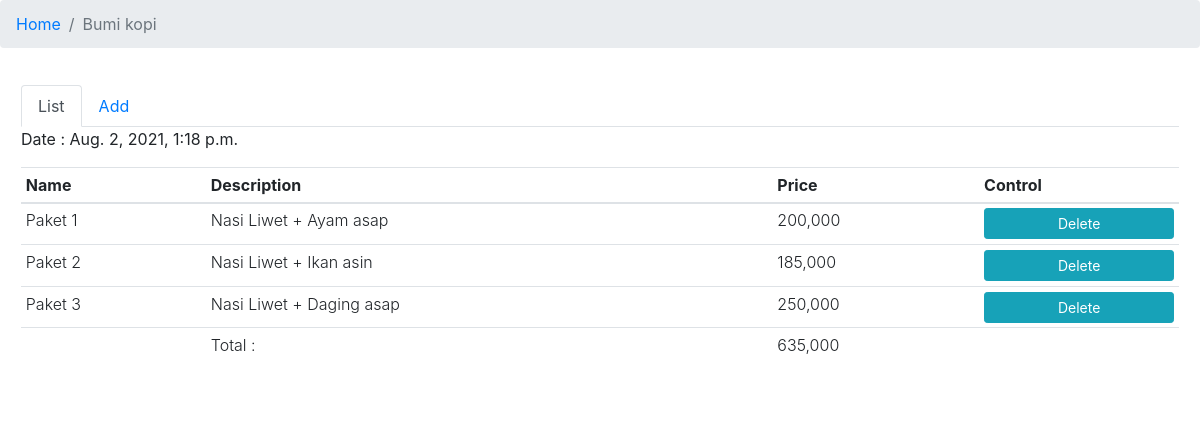
Page /1/detail/ on the committed database.
### account/models.py (models this page shows, shortened)
class Penjualan(models.Model):
    user = models.ForeignKey(User, on_delete=models.CASCADE, related_name='penjualans')
    pembeli = models.CharField(max_length=255)
    lunas = models.IntegerField(default=0)
    total = models.IntegerField(default=0)
    pub_date = models.DateTimeField(auto_now_add=True)
    class Meta:
        db_table = 'penjualan'

class Menu(models.Model):
    user = models.ForeignKey(User, on_delete=models.CASCADE, related_name='pakets')
    nama = models.CharField(max_length=255)
    deskripsi = models.CharField(max_length=1000)
    harga = models.IntegerField(default=0)
    pub_date = models.DateTimeField(auto_now_add=True)
    class Meta:
        db_table = 'menu'
    def __str__(self):
        return self.deskripsi

### account/views.py (the view)
# urls.py: path('<int:id>/detail/', penjualan_detail,name='detail'),
def penjualan_detail(request,id):
    datas = PenjualanDetail.objects.filter(penjualan=id)
    menus = Menu.objects.all()
    pembeli = Penjualan.objects.get(pk=id)
    total = 0
    for data in datas:
        x = Menu.objects.get(id=data.menu_id)
        total += x.harga
    new_form = None
    if request.method == 'POST':
        form = PenjualanDetailForm(data=request.POST)
        if form.is_valid():
            new_form = form.save(commit=False)
            new_form.penjualan = pembeli
            new_form.save()
            messages.success(request, "Add item success.")
            return redirect("account:detail",id)
    else:
        form = PenjualanDetailForm()
    return render(request,'account/add_penjualan_detail.html', {'datas':datas, 'menus':menus, 'total':total, 'pembeli':pembeli, 'form':form})

### account/templates/account/add_penjualan_detail.html (shortened to what this page needs)
{% extends 'base.html' %}
{% load humanize %}
{% block breadcrumb %}<li class="breadcrumb-item active" aria-current="page">{{ pembeli.pembeli|capfirst }}</li>{% endblock %}
{% block container %}
<ul class="nav nav-tabs" id="myTab" role="tablist">
  <li class="nav-item">
    <a class="nav-link active" id="home-tab" data-toggle="tab" href="#home" role="tab" aria-controls="home" aria-selected="true">List</a>
  </li>
  <li class="nav-item">
    <a class="nav-link" id="profile-tab" data-toggle="tab" href="#profile" role="tab" aria-controls="profile" aria-selected="false">Add</a>
  </li>
</ul>
<div class="tab-content" id="myTabContent">
  <div class="tab-pane fade show active" id="home" role="tabpanel" aria-labelledby="home-tab">
    <p>Date : {{ pembeli.pub_date }}</p>
    <table class="table table-sm font-weight-light">
      <thead>
        <tr>
          <th>Name</th>
          <th>Description</th>
          <th>Price</th>
          <th>Control</th>
        </tr>
      </thead>
      <tbody>
      {% for data in datas %}
      {% for menu in menus %}
      {% ifequal menu.id data.menu_id %}
      <tr>
        <td>{{menu.nama|capfirst}}</td>
        <td>{{menu.deskripsi|capfirst}}</td>
        <td>{{ menu.harga|intcomma }}</td>
        <td>
          <form action="{% url 'account:delete' data.id pembeli.id %}" method="post">
            <button type="submit" class="btn btn-info btn-sm btn-block">Delete</button>
          </form>
        </td>
      </tr>
      {% endifequal %}
      {% endfor %}
      {% endfor %}
      <tr>
        <td></td>
        <td>Total :</td>
        <td>{{total|intcomma}}</td>
        <td></td>
      </tr>
    </tbody>
    </table>
  </div>
</div>
{% endblock %}

### rows in the picture
Penjualan: pembeli "Bumi kopi", pub_date "Aug. 2, 2021, 1:18 p.m."
Menu: nama "Paket 1", deskripsi "Nasi Liwet + Ayam asap", harga "200,000"
Menu: nama "Paket 2", deskripsi "Nasi Liwet + Ikan asin", harga "185,000"
Menu: nama "Paket 3", deskripsi "Nasi Liwet + Daging asap", harga "250,000"

### other values in the picture
{{ total|intcomma }} "635,000"
